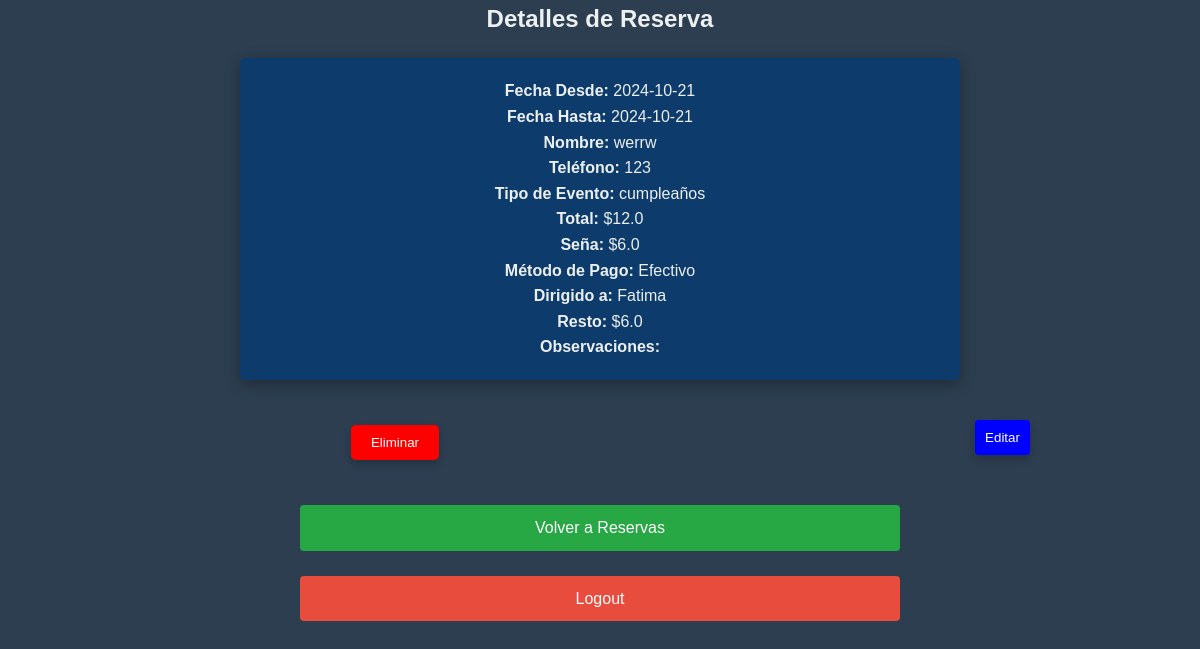
The app's page /ver_detalle_reserva/1 (signed in) with its own data.
### app.py (models this page shows)
class Reserva(db.Model):
    id = db.Column(db.Integer, primary_key=True)
    usuario_id = db.Column(db.Integer, db.ForeignKey('user.id'), nullable=False)
    fecha_desde = db.Column(db.String(50), nullable=False)
    fecha_hasta = db.Column(db.String(50), nullable=False)
    nombre_cliente = db.Column(db.String(100), nullable=False)
    telefono = db.Column(db.String(15), nullable=False)
    tipo_evento = db.Column(db.String(100), nullable=False)
    total = db.Column(db.Float, nullable=False)
    sena = db.Column(db.Float, nullable=False)
    metodo_pago = db.Column(db.String(50), nullable=False)
    dirigido_a = db.Column(db.String(100), nullable=False)
    resto = db.Column(db.Float, nullable=False)
    observaciones = db.Column(db.String(250), nullable=True)

### app.py (the view)
@app.route('/ver_detalle_reserva/<int:reserva_id>')
@login_required
def ver_detalle_reserva(reserva_id):
    reserva = Reserva.query.get_or_404(reserva_id)
    return render_template('ver_detalle_reserva.html', reserva=reserva)

### app.py (called while the page is built)
@login_manager.user_loader
def load_user(user_id):
    return db.session.get(User, int(user_id))

### templates/ver_detalle_reserva.html (shortened to what this page needs)
<!DOCTYPE html>
<html lang="es">
<head>
    <link rel="stylesheet" href="{{ url_for('static', filename='styles.css') }}">
</head>
<body>
    <h2>Detalles de Reserva</h2>
    <div class="container">
        <p><strong>Fecha Desde:</strong> {{ reserva.fecha_desde }}</p>
        <p><strong>Fecha Hasta:</strong> {{ reserva.fecha_hasta }}</p>
        <p><strong>Nombre:</strong> {{ reserva.nombre_cliente }}</p>
        <p><strong>Teléfono:</strong> {{ reserva.telefono }}</p>
        <p><strong>Tipo de Evento:</strong> {{ reserva.tipo_evento }}</p>
        <p><strong>Total:</strong> ${{ reserva.total }}</p>
        <p><strong>Seña:</strong> ${{ reserva.sena }}</p>
        <p><strong>Método de Pago:</strong> {{ reserva.metodo_pago }}</p>
        <p><strong>Dirigido a:</strong> {{ reserva.dirigido_a }}</p>
        <p><strong>Resto:</strong> ${{ reserva.resto }}</p>
        <p><strong>Observaciones:</strong> {{ reserva.observaciones }}</p>
    </div>
    <div class="centered">
        <form action="{{ url_for('eliminar_reserva', reserva_id=reserva.id) }}" method="POST" style="display:inline;">
            <button type="submit" class="delete-button">Eliminar</button>
        </form>
        <a href="{{ url_for('editar_reserva', reserva_id=reserva.id) }}">
            <button class="edit-button">Editar</button>
        </a>
    </div>
    <div class="button-group centered">
        <a href="{{ url_for('ver_reservas') }}" class="green-button">Volver a Reservas</a>
        <a href="{{ url_for('logout') }}" class="red-button">Logout</a>
    </div>
</body>
</html>

### Static/Styles.css (style rules this page uses)
* { margin: 0; padding: 0; box-sizing: border-box; }
body { font-family: 'Arial', sans-serif; background-color: #2c3e50; color: #ecf0f1; line-height: 1.6; }
body { --font-color-text: #ebebeb; --font-color-highlight: #e67e2d; --font-color-on-highlight: #000; --color-highlight: #febd59; --color-highlight-hover: #e67e2d; }
a { color: var(--font-color-highlight); }
body { background-position: center; background-size: cover; display: flex; flex-direction: column; align-items: center; }
.centered { text-align: center; }
.container { width: 60%; margin: 20px auto; padding: 20px 4vw; background: #003b77b5; border-radius: 5px; box-shadow: 0 4px 15px rgba(0, 0, 0, 0.3); display: flex; flex-direction: column; align-items: center; position: relative; }
.centered:has(a) { width:100%; display: flex; flex-direction: row; justify-content: center; gap: 15px; }
.centered a { width: 50%; }
form { width: 100%; margin: 5px 0; padding: 0; background: none; border: none; box-shadow: none; }
.button-group { display: flex; justify-content: center; flex-wrap: wrap; margin-top: 10px; gap: 10px; }
button { width: auto; max-width: 150px; padding: 10px; background-color: var(--color-highlight); color: var(--font-color-on-highlight); border: none; border-radius: 4px; cursor: pointer; margin: 5px; box-shadow: 0 4px 8px rgba(0,0,0,0.2); transition: 500ms; }
.delete-button { background-color: red; color: white; border: none; padding: 10px 20px; border-radius: 5px; cursor: pointer; box-shadow: 0 4px 8px rgba(0, 0, 0, 0.2); }
.edit-button { background-color: blue; color: white; }
.green-button { background-color: #28a745; color: white; padding: 10px 15px; border: none; border-radius: 4px; cursor: pointer; margin: 5px; text-decoration: none; transition: background-color 0.3s; }
.red-button { background-color: #e74c3c; color: white; padding: 10px 15px; border: none; border-radius: 4px; cursor: pointer; margin: 5px; text-decoration: none; transition: background-color 0.3s; }
.centered { text-align: center; margin: 15px 0; }

### records on screen
Reserva: fecha_desde "2024-10-21", fecha_hasta "2024-10-21", nombre_cliente "werrw", telefono "123", tipo_evento "cumpleaños", total "12.0", sena "6.0", metodo_pago "Efectivo", dirigido_a "Fatima", resto "6.0"
